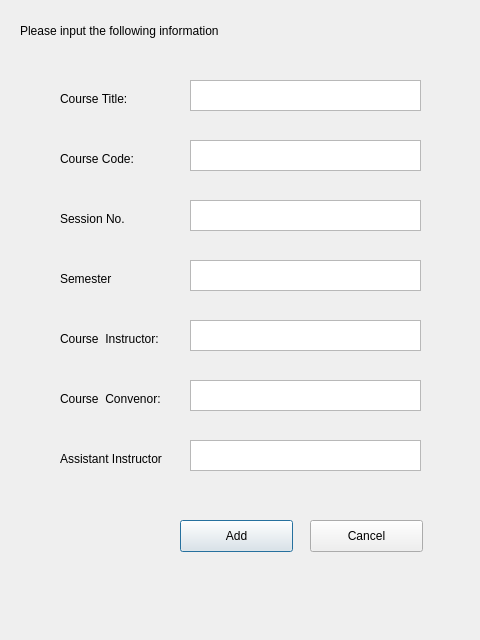
<?xml version="1.0" encoding="UTF-8"?>
<ui version="4.0">
 <class>Dialog</class>
 <widget class="QDialog" name="Dialog">
  <property name="geometry">
   <rect>
    <x>0</x>
    <y>0</y>
    <width>480</width>
    <height>640</height>
   </rect>
  </property>
  <property name="windowTitle">
   <string>Dialog</string>
  </property>
  <widget class="QLabel" name="label_2">
   <property name="geometry">
    <rect>
     <x>20</x>
     <y>0</y>
     <width>271</width>
     <height>61</height>
    </rect>
   </property>
   <property name="text">
    <string>Please input the following information</string>
   </property>
  </widget>
  <widget class="QPlainTextEdit" name="plainTextEdit">
   <property name="geometry">
    <rect>
     <x>190</x>
     <y>80</y>
     <width>231</width>
     <height>31</height>
    </rect>
   </property>
  </widget>
  <widget class="QLabel" name="label">
   <property name="geometry">
    <rect>
     <x>60</x>
     <y>60</y>
     <width>347</width>
     <height>78</height>
    </rect>
   </property>
   <property name="text">
    <string>Course Title:</string>
   </property>
  </widget>
  <widget class="QLabel" name="label_4">
   <property name="geometry">
    <rect>
     <x>60</x>
     <y>120</y>
     <width>347</width>
     <height>78</height>
    </rect>
   </property>
   <property name="text">
    <string>Course Code:</string>
   </property>
  </widget>
  <widget class="QPlainTextEdit" name="plainTextEdit_3">
   <property name="geometry">
    <rect>
     <x>190</x>
     <y>140</y>
     <width>231</width>
     <height>31</height>
    </rect>
   </property>
  </widget>
  <widget class="QPlainTextEdit" name="plainTextEdit_4">
   <property name="geometry">
    <rect>
     <x>190</x>
     <y>200</y>
     <width>231</width>
     <height>31</height>
    </rect>
   </property>
  </widget>
  <widget class="QLabel" name="label_5">
   <property name="geometry">
    <rect>
     <x>60</x>
     <y>180</y>
     <width>347</width>
     <height>78</height>
    </rect>
   </property>
   <property name="text">
    <string>Session No.</string>
   </property>
  </widget>
  <widget class="QLabel" name="label_6">
   <property name="geometry">
    <rect>
     <x>60</x>
     <y>240</y>
     <width>347</width>
     <height>78</height>
    </rect>
   </property>
   <property name="text">
    <string>Semester</string>
   </property>
  </widget>
  <widget class="QPlainTextEdit" name="plainTextEdit_5">
   <property name="geometry">
    <rect>
     <x>190</x>
     <y>260</y>
     <width>231</width>
     <height>31</height>
    </rect>
   </property>
  </widget>
  <widget class="QLabel" name="label_7">
   <property name="geometry">
    <rect>
     <x>60</x>
     <y>300</y>
     <width>347</width>
     <height>78</height>
    </rect>
   </property>
   <property name="text">
    <string>Course  Instructor:</string>
   </property>
  </widget>
  <widget class="QPlainTextEdit" name="plainTextEdit_6">
   <property name="geometry">
    <rect>
     <x>190</x>
     <y>320</y>
     <width>231</width>
     <height>31</height>
    </rect>
   </property>
  </widget>
  <widget class="QPlainTextEdit" name="plainTextEdit_7">
   <property name="geometry">
    <rect>
     <x>190</x>
     <y>380</y>
     <width>231</width>
     <height>31</height>
    </rect>
   </property>
  </widget>
  <widget class="QLabel" name="label_8">
   <property name="geometry">
    <rect>
     <x>60</x>
     <y>360</y>
     <width>347</width>
     <height>78</height>
    </rect>
   </property>
   <property name="text">
    <string>Course  Convenor:</string>
   </property>
  </widget>
  <widget class="QLabel" name="label_9">
   <property name="geometry">
    <rect>
     <x>60</x>
     <y>420</y>
     <width>347</width>
     <height>78</height>
    </rect>
   </property>
   <property name="text">
    <string>Assistant Instructor</string>
   </property>
  </widget>
  <widget class="QPlainTextEdit" name="plainTextEdit_8">
   <property name="geometry">
    <rect>
     <x>190</x>
     <y>440</y>
     <width>231</width>
     <height>31</height>
    </rect>
   </property>
  </widget>
  <widget class="QPushButton" name="pushButton">
   <property name="geometry">
    <rect>
     <x>180</x>
     <y>520</y>
     <width>113</width>
     <height>32</height>
    </rect>
   </property>
   <property name="text">
    <string>Add</string>
   </property>
  </widget>
  <widget class="QPushButton" name="pushButton_2">
   <property name="geometry">
    <rect>
     <x>310</x>
     <y>520</y>
     <width>113</width>
     <height>32</height>
    </rect>
   </property>
   <property name="text">
    <string>Cancel</string>
   </property>
  </widget>
  <zorder>label_2</zorder>
  <zorder>label</zorder>
  <zorder>label_4</zorder>
  <zorder>label_5</zorder>
  <zorder>label_6</zorder>
  <zorder>plainTextEdit_5</zorder>
  <zorder>label_7</zorder>
  <zorder>plainTextEdit_6</zorder>
  <zorder>label_9</zorder>
  <zorder>plainTextEdit_8</zorder>
  <zorder>pushButton</zorder>
  <zorder>pushButton_2</zorder>
  <zorder>plainTextEdit_3</zorder>
  <zorder>label_8</zorder>
  <zorder>plainTextEdit_7</zorder>
  <zorder>plainTextEdit_4</zorder>
  <zorder>plainTextEdit</zorder>
 </widget>
 <resources/>
 <connections/>
</ui>
